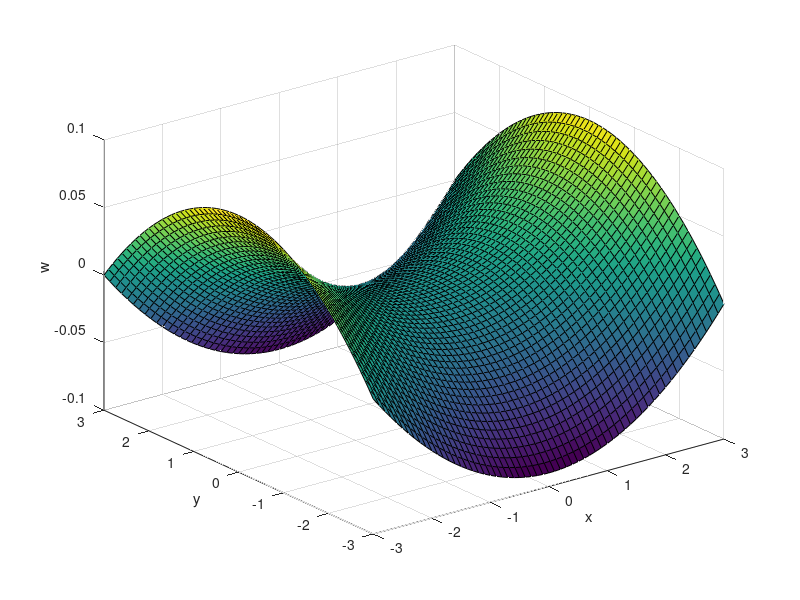

The MATLAB source for this figure:
x = -3:0.1:3;
y = -3:0.1:3;
k = 0.01;
[X,Y] = meshgrid(x,y);
w = k.*(X.^2 - Y.^2);
surf(X,Y,w)
xlabel('x'); ylabel('y'); zlabel('w');
